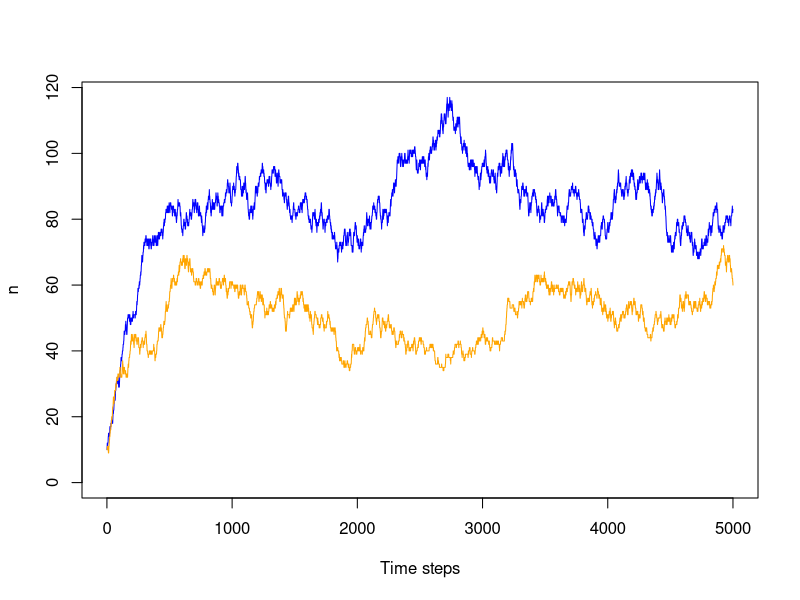

Recreate this plot in R.
# birth
lambda <- 4

# intrinsic death rates
mu10 <- 0.2
mu20 <- 0.4

# intra-specific competition
mu11 <- 0.04
mu22 <- 0.06

# inter-specific competition
mu12 <- 0.002
mu21 <- 0.003


# initial population sizes
n <- c(10, 10)

# a matrix to hold populations sizes through time (rows are time points)
ntstep <- 5000 # number of time steps
nmat <- matrix(0, nrow = ntstep, ncol = 2)
nmat[1, ] <- n # record the initial conditions

# here's the for loop, so called cause we use the word "for"
for(i in 2:ntstep) {
    # everything could going extinct, so this is a safety precaution
    # it will stop the loop if everything is dead
    if(all(n <= 0)) break

    # birth or death?
    # death probabilities
    dprob1 <- n[1] * (mu10 + mu11 * n[1] + mu12 * n[2])
    dprob2 <- n[2] * (mu20 + mu22 * n[2] + mu21 * n[1])

    # birth probabilities
    bprob1 <- lambda * n[1]
    bprob2 <- lambda * n[2]

    # `event = 0` is death and `event = 1` is birth
    event <- sample(0:1, size = 1, prob = c(dprob1 + dprob2, bprob1 + bprob2))

    if(event == 0) { # someone dies
        # who dies?
        thisOneDead <- sample(1:2, size = 1, prob = c(dprob1, dprob2))

        # update populations
        n[thisOneDead] <- n[thisOneDead] - 1
    } else { # someone is born
        thisOneBorn <- sample(1:2, size = 1, prob = c(bprob1, bprob2))

        # update populations
        n[thisOneBorn] <- n[thisOneBorn] + 1
    }

    nmat[i, ] <- n
}


plot(1:ntstep, nmat[, 1], type = 'l', ylim = c(0, max(nmat)), col = 'blue',
     xlab = 'Time steps', ylab = 'n')
lines(1:ntstep, nmat[, 2], col = 'orange')
